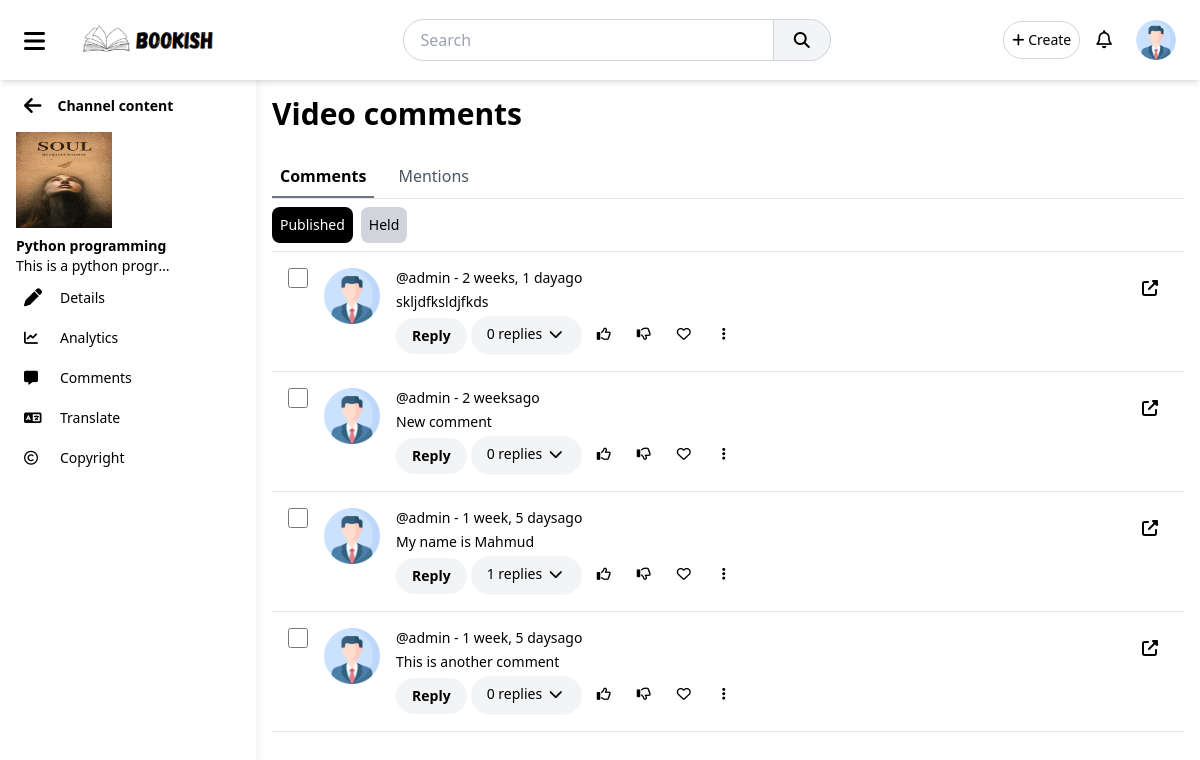
The app's page /author/book-comments/2025-01-25-1104442397970000 (signed in), older data.
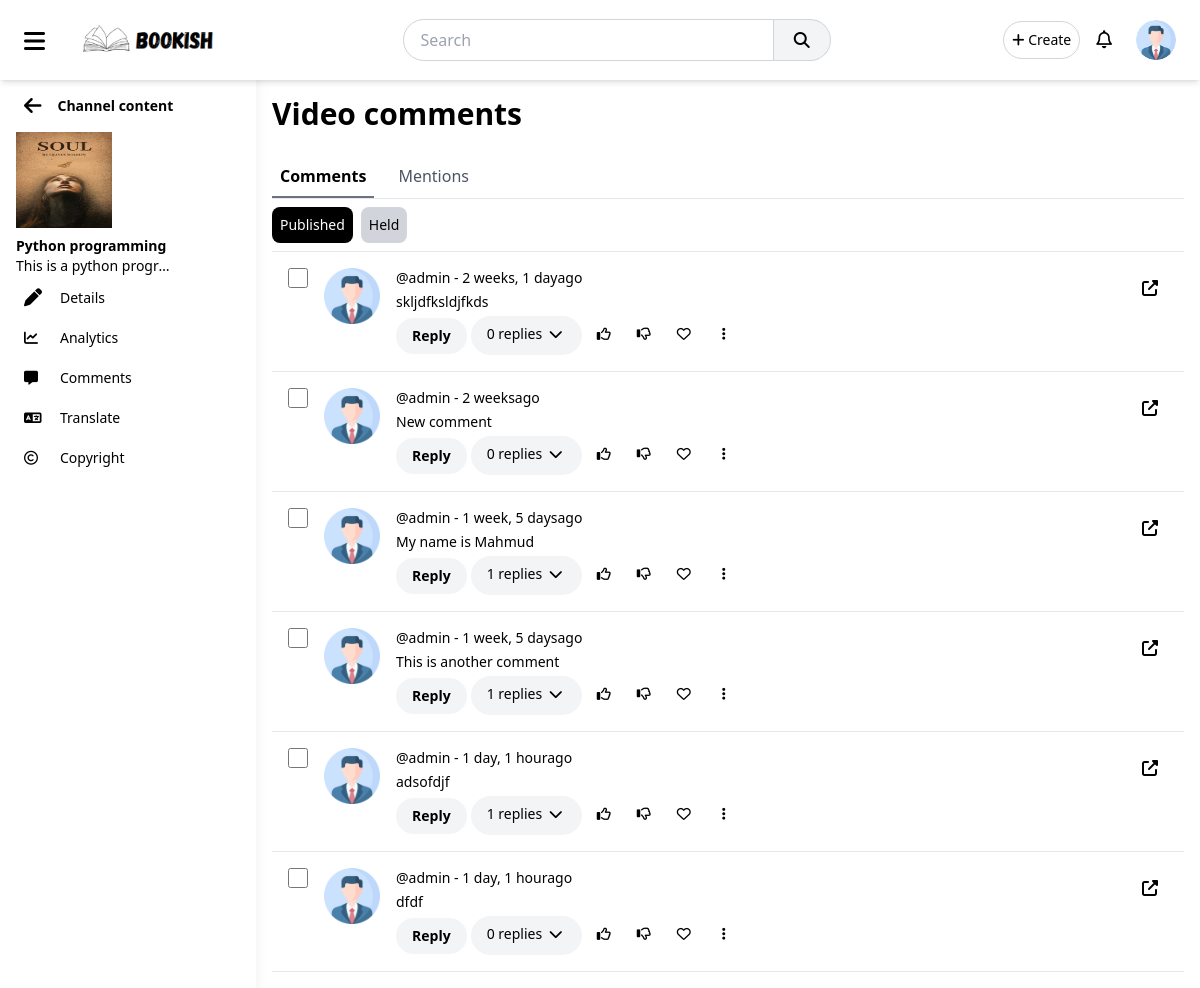
The same page, newer data.
### accounts/models.py (models this page shows, shortened)
class UserProfile(models.Model):
    user = models.OneToOneField(User, on_delete=models.CASCADE)
    full_name = models.CharField(max_length=100, blank=True, null=True)
    bio = models.TextField(blank=True, null=True)
    profile_picture = models.ImageField(upload_to='profile_pics/', default='profile_pics/default.png')
    followers = models.ManyToManyField('self', symmetrical=False, related_name='following', blank=True)
    created_at = models.DateTimeField(auto_now_add=True)
    updated_at = models.DateTimeField(auto_now=True)

### main/models.py (models this page shows, shortened)
class Book(models.Model):
    title = models.CharField(max_length=255)
    slug = AutoSlugField(populate_from='title', unique=True)
    description = models.TextField()
    content = CKEditor5Field(config_name="extends")
    author = models.ForeignKey(User, on_delete=models.CASCADE, related_name='books')
    category = models.ForeignKey(Category, on_delete=models.CASCADE, related_name='books', blank=True, null=True)
    published_date = models.DateTimeField(auto_now_add=True)
    updated_date = models.DateTimeField(auto_now=True)
    likes = models.ManyToManyField(User, related_name='liked_books', blank=True)
    dislikes = models.ManyToManyField(User, related_name='disliked_books', blank=True)
    views = models.PositiveIntegerField(default=0)
    thumbnail = models.ImageField(upload_to='thumbnails/', blank=True, null=True)

class Comment(models.Model):
    book = models.ForeignKey(Book, on_delete=models.CASCADE, related_name='comments')
    user = models.ForeignKey(User, on_delete=models.CASCADE)
    content = models.TextField()
    likes = models.ManyToManyField(User, related_name="liked_comment", blank=True)
    dislikes = models.ManyToManyField(User, related_name="disliked_comment", blank=True)
    created_at = models.DateTimeField(auto_now_add=True)
    updated_at = models.DateTimeField(auto_now=True)
    parent = models.ForeignKey('self', on_delete=models.CASCADE, null=True, blank=True, related_name='replies')

### author/views.py (the view)
# urls.py: path('book-comments/<str:slug>', views.content_comments, name="content_comments"),
@login_required(login_url='accounts:login')
def content_comments(request, slug):
    book = Book.objects.get(slug=slug)
    context = {
        'book': book
    }
    return render(request, 'author/content_comments.html', context)

### templates/author/content_comments.html (shortened to what this page needs)
{% extends 'author/content_base.html' %}
{% load static %}
{% block content %}
<header class="flex items-center justify-between mb-6">
    <div>
        <h2 class="text-3xl font-semibold">
            Video comments
        </h2>
    </div>
</header>
<ul class="flex gap-4 font-medium text-gray-600 border-b">
    <li class="p-2 cursor-pointer text-black border-b-2 font-bold border-gray-500">
        Comments
    </li>
    <li class="hover:border-b-2 hover:border-gray-300 p-2 cursor-pointer">
        Mentions
    </li>
</ul>
<div class="flex gap-2 py-2 *:p-2 *:bg-gray-300 *:rounded-lg text-sm border-b">
    <div class="!bg-black text-white">
        Published
    </div>
    <div>
        Held
    </div>
</div>
{% for item in book.comments.all %}
<div class="flex justify-between py-4 sm:p-4 border-b overflow-x-scroll">
    <div class="flex sm:gap-4">
        <input class="block h-5 w-5" type="checkbox" />
        <img alt="" class="h-14 w-14"
            src="{{item.user.userprofile.profile_picture.url}}" />
        <div class="text-sm space-y-1">
            <div>
                @{{item.user.username}} - {{item.created_at|timesince}}ago
            </div>
            <div>
                {{item.content}}
            </div>
            <div class="flex items-center gap-1">
                <button class="py-2 px-4 bg-gray-100 font-bold hover:bg-gray-200 rounded-full">
                    Reply
                </button>
                <button class="py-2 px-4 bg-gray-100 hover:bg-gray-200 rounded-full whitespace-nowrap">
                    {{item.replies.count}} replies
                    <i class="fa fa-chevron-down h-5 w-5">
                    </i>
                </button>
                <button class="p-2 hover:bg-gray-200 rounded-full">
                    <i class="fa-regular fa-thumbs-up h-5 w-5">
                    </i>
                </button>
                <button class="p-2 hover:bg-gray-200 rounded-full">
                    <i class="fa-regular fa-thumbs-down h-5 w-5">
                    </i>
                </button>
                <button class="p-2 hover:bg-gray-200 rounded-full">
                    <i class="fa-regular fa-heart h-5 w-5">
                    </i>
                </button>
                <button class="p-2 hover:bg-gray-200 rounded-full">
                    <i class="fa fa-ellipsis-vertical h-5 w-5">
                    </i>
                </button>
            </div>
        </div>
    </div>
    <div>
        <div class="flex gap-4 items-center">
            <button class="p-2 hover:bg-gray-200 rounded-full" onclick="location.href=`{% url "main:book_view" item.book.slug %}`">
                <i class="fa fa-up-right-from-square h-5 w-5">
                </i>
            </button>
        </div>
    </div>
</div>
{% endfor %}
{% endblock %}

### templates/author/content_base.html (shortened to what this page needs)
<!DOCTYPE html>
<html lang="en">
{% load static %}
<head>
    <link rel="stylesheet" href="{% static 'css/output.css' %}">
    <link rel="stylesheet" href="https://cdnjs.cloudflare.com/ajax/libs/font-awesome/6.7.2/css/all.min.css"
 />
</head>
<body>
    <header class="bg-white shadow-md sticky top-0 z-50 px-4">
        <div class="flex items-center justify-between py-3">
            <div class="flex items-center space-x-4">
                <button class="px-2 pt-1 rounded hover:bg-gray-200" id="menuToggle">
                    <i class="fa fa-bars text-2xl"></i>
                </button>
                <a href="{% url 'author:author_dashboard' %}">
                    <img src="{% static 'logo.png' %}" class="h-12 hidden sm:block" alt=""></a>
            </div>
            <div class="hidden md:flex items-center justify-center mx-4 flex-grow">
                <input type="text" placeholder="Search"
                    class="w-2/4 border border-gray-300 rounded-l-full py-2 px-4 focus:outline-none">
                <button
                    class="px-5 py-2 bg-gray-100 border-t border-b border-r border-gray-300 rounded-r-full hover:bg-gray-200">
                    <i class="fa fa-search"></i>
                </button>
            </div>
            <div class="flex items-center space-x-4">
                <div class="relative">
                    <button class="dropdownButton p-2 border border-gray-300 rounded-full text-sm">
                        <i class="fa fa-plus"></i> Create
                    </button>
                </div>
                <div class="relative">
                    <button class="dropdownButton text-lg fa-regular fa-bell">
                    </button>
                </div>
                {% include 'components/profile_menu.html' %}
            </div>
        </div>
    </header>
    <div class="flex min-h-screen">
        <aside
            class="z-40 pt-20 fixed left-0 top-0 h-full w-64 bg-white shadow-lg p-4 overflow-y-auto transform -translate-x-full transition-all duration-300 ease-in-out md:translate-x-0"
            id="sidebar">
            <nav>
                <ul class="space-y-1 text-sm" id="sidebarItems">
                    <li class="flex gap-4 items-center m-2 my-4 cursor-pointer" onclick="location.href=`{% url 'author:author_content' %}`">
                        <i class="fa fa-arrow-left text-xl"></i>
                        <div class="font-bold" id="back_text">Channel content</div>
                    </li>
                    <li class="flex flex-col">
                        <img src="{{book.thumbnail.url}}" id="sidebar_profile_img"
                            class="h-24 w-24 mb-2 transition-all duration-300" alt="">
                        <div class="text-sm font-bold">{{book.title}}</div>
                        <div class="text-sm font-thin max-w-40 whitespace-nowrap overflow-hidden overflow-ellipsis ">{{book.description}}</div>
                    </li>
                    <li onclick="location.href=`{% url 'author:content_details' book.slug %}`" data-page="content_details"
                        class="flex items-center space-x-3 p-2 rounded-lg transition-all hover:bg-gray-200 cursor-pointer menu-item">
                        <i class="fa fa-pen text-lg w-6"></i>
                        <span class="text-gray-700">Details</span>
                    </li>
                    <li onclick="location.href=`{% url 'author:content_analytics' book.slug %}`" data-page="content_analytics"
                    class="flex items-center space-x-3 p-2 rounded-lg hover:bg-gray-200 cursor-pointer menu-item">
                        <i class="fa fa-chart-line w-6"></i>
                        <span class="text-gray-700">Analytics</span>
                    </li>
                    <li onclick="location.href=`{% url 'author:content_comments' book.slug %}`" data-page="content_comments"
                    class="flex items-center space-x-3 p-2 rounded-lg hover:bg-gray-200 cursor-pointer menu-item">
                        <i class="fa fa-message w-6"></i>
                        <span class="text-gray-700">Comments</span>
                    </li>
                    <li onclick="location.href=`{% url 'author:content_translate' book.slug %}`" data-page="content_translate"
                    class="flex items-center space-x-3 p-2 rounded-lg hover:bg-gray-200 cursor-pointer menu-item">
                        <i class="fa fa-language w-6"></i>
                        <span class="text-gray-700">Translate</span>
                    </li>
                    <li onclick="location.href=`{% url 'author:content_copyright' book.slug %}`" data-page="content_copyright"
                    class="flex items-center space-x-3 p-2 rounded-lg hover:bg-gray-200 cursor-pointer menu-item">
                        <i class="fa-regular fa-copyright w-6"></i>
                        <span class="text-gray-700">Copyright</span>
                    </li>
                </ul>
            </nav>
        </aside>
        <main class="flex-1 w-full p-4 md:ml-64 transition-all delay-100 ease-in-out" id="content">
            {% block content %}
            {% endblock %}
        </main>
    </div>
</body>
</html>

### templates/components/profile_menu.html (shortened to what this page needs)
<div class="relative">
    <button class="dropdownButton p-2 rounded-full hover:bg-gray-200">
        <img src="{{user.userprofile.profile_picture.url}}" class="h-10 w-10 rounded-full" alt="">
    </button>
</div>

Row changes from the older to the newer data that the page shows:
computed for Comment "This is another comment": replies.count "0" → "1"
added Comment: user.userprofile.profile_picture (placeholder picture), user.username "admin", created_at "1 day, 1 hour", content "adsofdjf", replies.count "1"
added Comment: user.userprofile.profile_picture (placeholder picture), user.username "admin", created_at "1 day, 1 hour", content "dfdf", replies.count "0"
